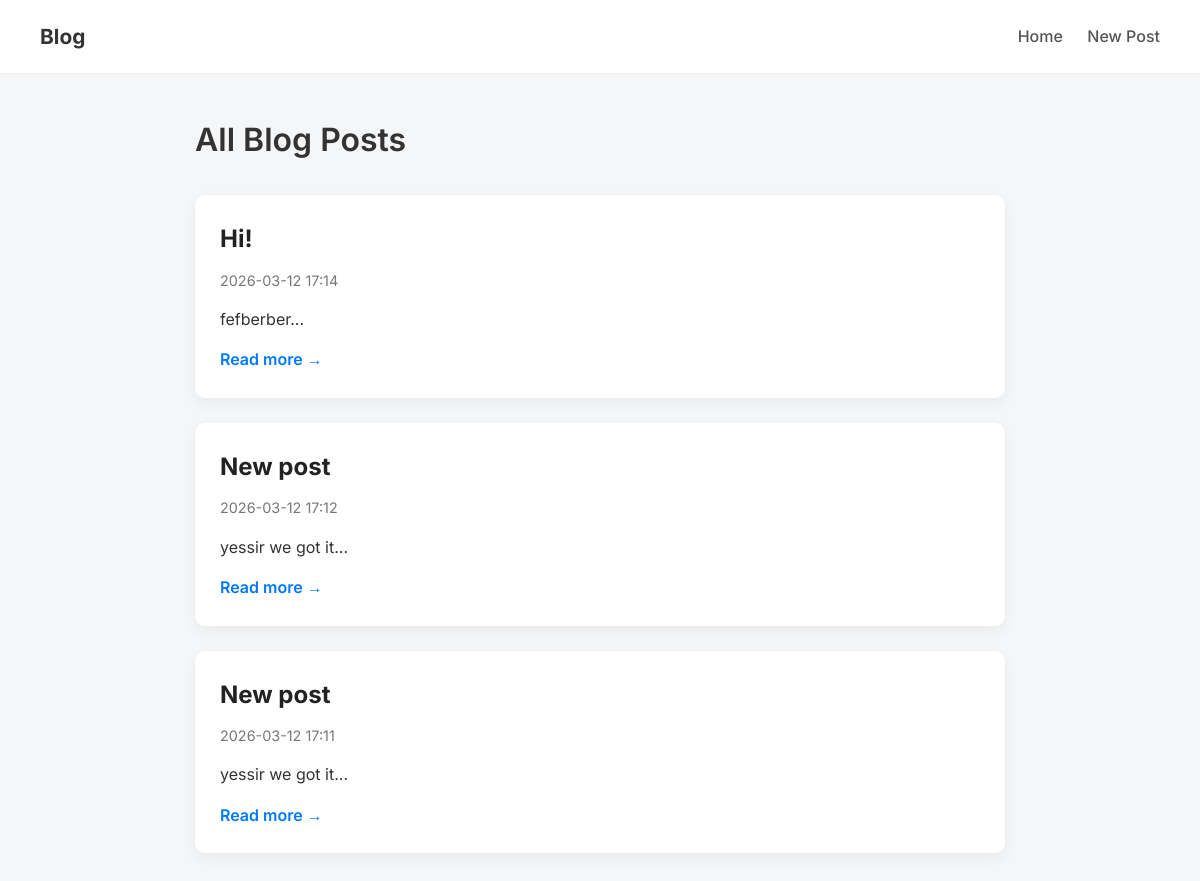
Before: / with the older database file.
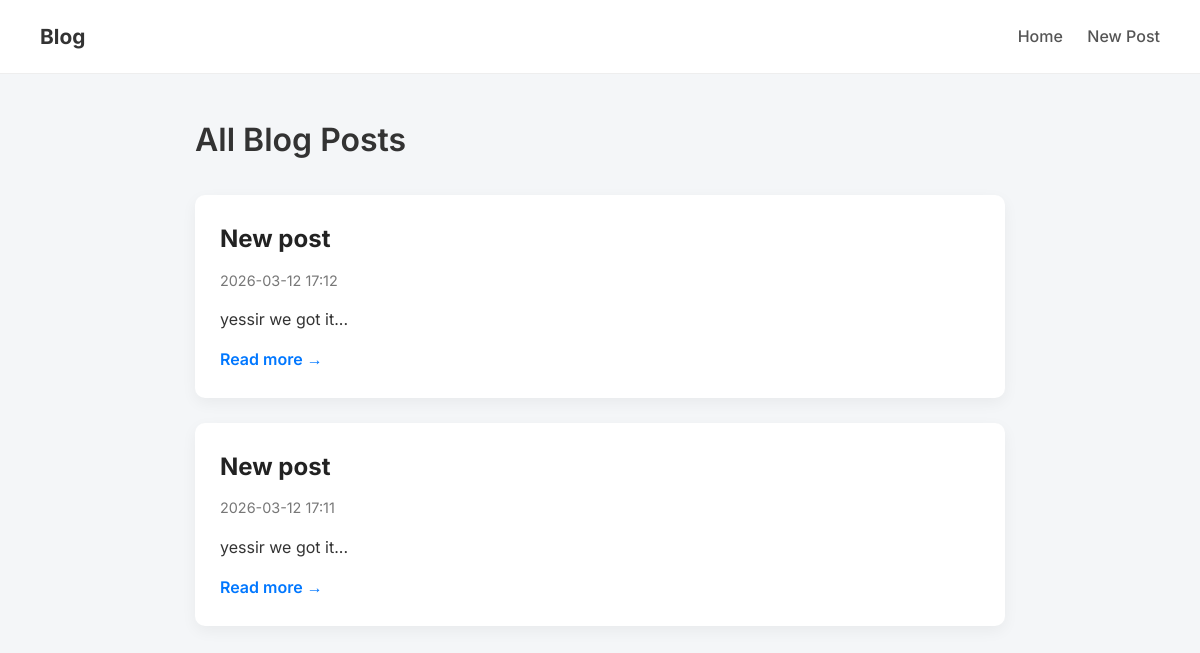
After: the same page with the newer database file.
### app.py (models this page shows, shortened)
class Post(db.Model):
    id = db.Column(db.Integer, primary_key=True)
    title = db.Column(db.String(200), nullable=False)
    body = db.Column(db.Text, nullable=False)
    created_at = db.Column(db.DateTime, nullable=False, default=datetime.utcnow)

### app.py (the view)
@app.route("/")
def home():
    posts = Post.query.order_by(Post.created_at.desc()).all()
    return render_template("index.html", posts=posts)

### templates/index.html
{% extends "base.html" %}
{% block content %}
<h1 class="page-title">All Blog Posts</h1>
{% if posts %}
{% for post in posts %}
<article class="post-card">
    <h2 class="post-title">
        <a href="{{ url_for('post_detail', post_id=post.id) }}">
            {{ post.title }}
        </a>
    </h2>
    <small class="post-meta">
        {{ post.created_at.strftime("%Y-%m-%d %H:%M") }}
    </small>
    <p class="post-preview">
        {{ post.body[:200] }}...
    </p>
    <a href="{{ url_for('post_detail', post_id=post.id) }}" class="read-more">
        Read more →
    </a>
</article>
{% endfor %}
{% else %}
<p>No posts yet.</p>
{% endif %}
{% endblock %}

Changed rows visible on the page:
removed Post: title "Hi!", created_at "2026-03-12 17:14", body "fefberber"
